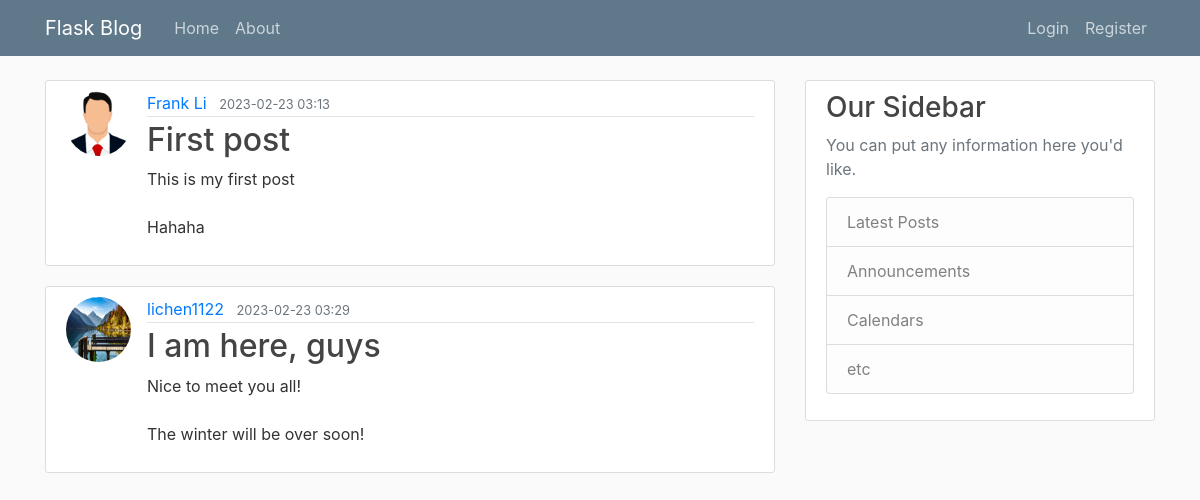
Page /home on the earlier database version.
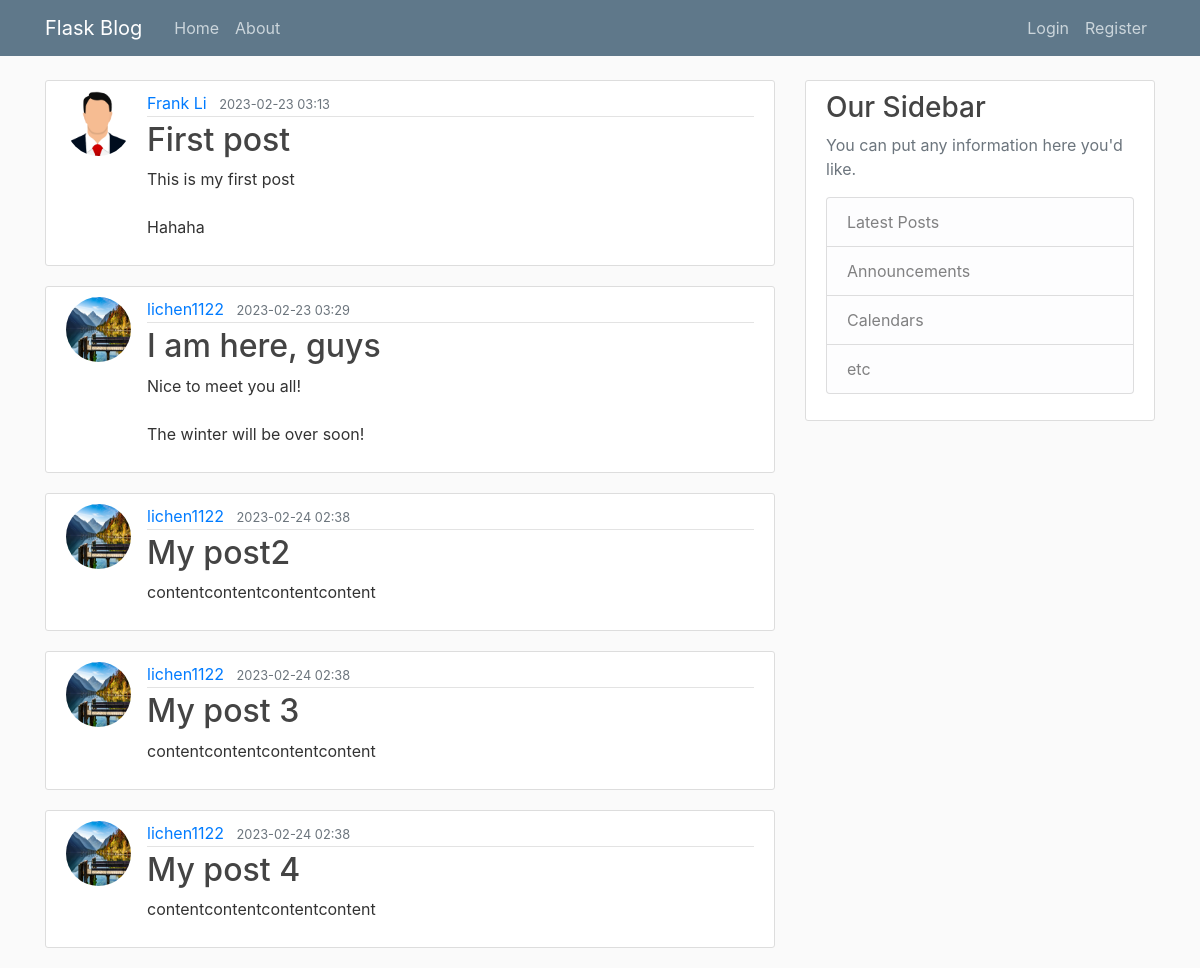
Same page on the later database version.
### flaskblog/models.py (models this page shows, shortened)
class Post(db.Model):
    id = db.Column(db.Integer, primary_key=True)
    title = db.Column(db.String(100), nullable=False)
    date_posted = db.Column(db.DateTime, nullable=False, default=datetime.utcnow())
    content = db.Column(db.Text, nullable=False)
    author_id = db.Column(db.Integer, db.ForeignKey("user.id"), nullable=False)
    author = db.relationship('User', back_populates='posts', lazy=True)

class User(db.Model, UserMixin):
    id = db.Column(db.Integer, primary_key = True )
    username = db.Column(db.String(20), unique=True, nullable=False)
    email = db.Column(db.String(120), unique=True, nullable=False)
    image_file = db.Column(db.String(20), nullable=False, default='default.jpg')
    password = db.Column(db.String(60), nullable=False)
    posts = db.relationship('Post', back_populates='author', lazy=True)

### flaskblog/routes.py (the view)
@app.route("/")
@app.route("/home")
def home():
    page = request.args.get('page', 1, type=int) # set default value to 1, and type is integer
    posts = Post.query.paginate(page=page, per_page=5)
    return render_template('home.html', posts=posts)

### flaskblog/templates/home.html
{% extends "layout.html" %}
{% block content %}
    {% for post in posts.items %}
        <article class="media content-section">
            <img class= "rounded-circle article-img" src="{{ url_for('static',filename='profile_pics/'+post.author.image_file) }}" alt="{{ post.author.username }}">
            <div class="media-body">
                <div class="article-metadata">
                    <a class="mr-2" href="#">{{ post.author.username }}</a>
                    <small class="text-muted">{{ post.date_posted.strftime("%Y-%m-%d %H:%M") }}</small>
                </div>
                <h2><a class="article-title" href="{{ url_for('post', post_id=post.id) }}">{{ post.title }}</a></h2>
                <p class="article-content">{{ post.content }}</p>
            </div>
        </article>
    {% endfor %}
{% endblock content %}

### flaskblog/templates/layout.html (shortened to what this page needs)
<!DOCTYPE html>
<html lang="en">
<head>
    <link rel="stylesheet" href="https://stackpath.bootstrapcdn.com/bootstrap/4.5.2/css/bootstrap.min.css">
    <link rel="stylesheet" type="text/css" href="{{ url_for('static', filename='main.css') }}">
</head>
<body>
    <header class="site-header">
      <nav class="navbar navbar-expand-md navbar-dark bg-steel fixed-top">
        <div class="container">
          <a class="navbar-brand mr-4" href="/">Flask Blog</a>
          <div class="collapse navbar-collapse" id="navbarToggle">
            <div class="navbar-nav mr-auto">
              <a class="nav-item nav-link" href={{ url_for('home') }}>Home</a>
              <a class="nav-item nav-link" href={{ url_for('about') }}>About</a>
            </div>
            <div class="navbar-nav">
                {% if current_user.is_authenticated %}
                    <a class="nav-item nav-link" href={{ url_for('new_post') }}>New Post</a>
                    <a class="nav-item nav-link" href={{ url_for('account') }}>Account</a>
                    <a class="nav-item nav-link" href={{ url_for('logout') }}>Logout</a>
                {% else %}
                    <a class="nav-item nav-link" href={{ url_for('login') }}>Login</a>
                    <a class="nav-item nav-link" href={{ url_for('register') }}>Register</a>
                {% endif %}
            </div>
          </div>
        </div>
      </nav>
    </header>
    <main role="main" class="container">
      <div class="row">
        <div class="col-md-8">
          {% block content %}{% endblock %}
        </div>
        <div class="col-md-4">
          <div class="content-section">
            <h3>Our Sidebar</h3>
            <p class='text-muted'>You can put any information here you'd like.
              <ul class="list-group">
                <li class="list-group-item list-group-item-light">Latest Posts</li>
                <li class="list-group-item list-group-item-light">Announcements</li>
                <li class="list-group-item list-group-item-light">Calendars</li>
                <li class="list-group-item list-group-item-light">etc</li>
              </ul>
            </p>
          </div>
        </div>
      </div>
    </main>
</body>
</html>

### flaskblog/static/main.css (style rules this page uses)
body { background: #fafafa; color: #333333; margin-top: 5rem; }
h1, h2, h3, h4, h5, h6 { color: #444444; }
.bg-steel { background-color: #5f788a; }
.site-header .navbar-nav .nav-link { color: #cbd5db; }
.content-section { background: #ffffff; padding: 10px 20px; border: 1px solid #dddddd; border-radius: 3px; margin-bottom: 20px; }
.article-title { color: #444444; }
.article-content { white-space: pre-line; }
.article-img { height: 65px; width: 65px; margin-right: 16px; }
.article-metadata { padding-bottom: 1px; margin-bottom: 4px; border-bottom: 1px solid #e3e3e3 }

Differences in the rows shown:
added Post: image_file (picture), author.username "lichen1122", date_posted "2023-02-24 02:38", title "My post2", content "contentcontentcontentcontent"
added Post: image_file (picture), author.username "lichen1122", date_posted "2023-02-24 02:38", title "My post 3", content "contentcontentcontentcontent"
added Post: image_file (picture), author.username "lichen1122", date_posted "2023-02-24 02:38", title "My post 4", content "contentcontentcontentcontent"
